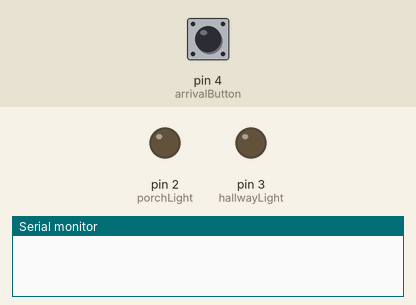
A sketch run on a simulated Arduino Uno, built with avr-gcc and run on an emulated ATmega328P. Parts: output pins drawn as LEDs (lit = HIGH), the last lines printed to the serial monitor. The test bench sets the inputs (shaded band); at power-on: pin 4 (arrivalButton) LOW.

Above: at 1.2 s.
1.3 s: pin 4 (arrivalButton) pulled HIGH for 0.15 s
At 2.3 s:
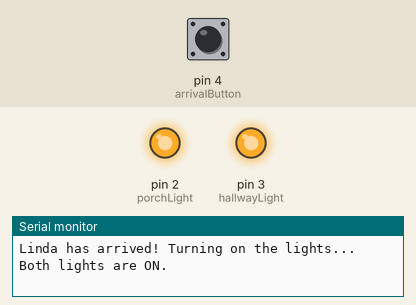
At 32.4 s:
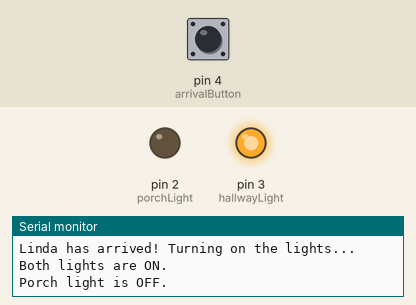
Timing chart, 0 to 32.8 s (numbered marks = the images above; inputs shaded):
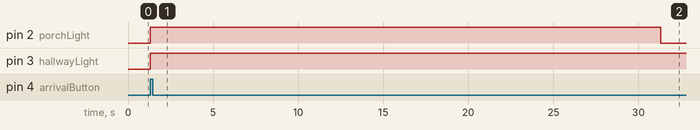

The sketch:

sketch_aug18a_copy_20260818231927.ino
```cpp
// Pins for the lights and the button
const int porchLight = 2;
const int hallwayLight = 3;
const int arrivalButton = 4;

void setup() {
  // Set the lights as outputs and the button as an input
  pinMode(porchLight, OUTPUT);
  pinMode(hallwayLight, OUTPUT);
  pinMode(arrivalButton, INPUT);

  Serial.begin(9600);
}

void loop() {
  // Check if Linda has pressed the button
  int buttonState = digitalRead(arrivalButton);

  if (buttonState == HIGH) {
    Serial.println("Linda has arrived! Turning on the lights...");
    startLights();
  }
}

// Handles the timing for the porch and hallway lights
void startLights() {
  // Turn both lights on when Linda arrives
  digitalWrite(porchLight, HIGH);
  digitalWrite(hallwayLight, HIGH);

  Serial.println("Both lights are ON.");

  // Keep both lights on for 30 seconds
  delay(30000);

  // Turn the porch light off after 30 seconds
  digitalWrite(porchLight, LOW);

  Serial.println("Porch light is OFF.");

  // Keep the hallway light on for another 30 seconds
  delay(30000);

  // Turn the hallway light off after one minute
  digitalWrite(hallwayLight, LOW);

  Serial.println("Hallway light is OFF. Done.");
}
```

Measured:
- after the input at 1.3 s, pin 2 (porchLight): LOW → HIGH at once, → LOW 30.0 s later; pin 3 (hallwayLight): LOW → HIGH at once
